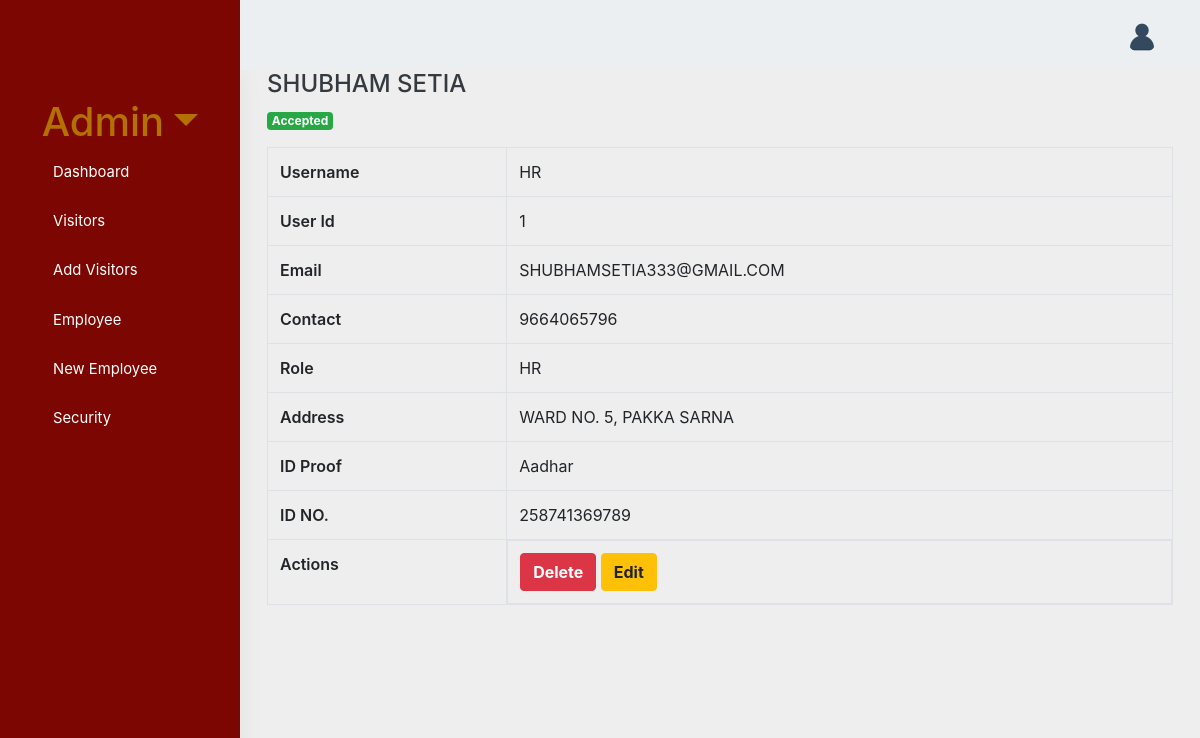
The app's page /ApplicantInfo/1 (signed in) with its own data.
### visit/models.py (models this page shows, shortened)
class Applicant(models.Model):
    username=models.CharField(max_length=150,unique = True)
    email=models.EmailField(max_length=150,unique = True)
    firstname=models.CharField(max_length=150)
    lastname=models.CharField(max_length=150)
    id_name=models.CharField(max_length=150)
    id_num=models.CharField(max_length=150)
    contact=models.PositiveIntegerField(null=True,unique = True)
    address=models.CharField(max_length=150)
    role=models.CharField(max_length=20,choices=(("HR","HR"),("Security","Security")))
    status = models.CharField(max_length=20,default="pending")

### visit/views.py (the view)
# urls.py: path('ApplicantInfo/<int:id>',views.ApplicantInfo,name='ApplicantInfo'),
@login_required(login_url='/login/')
@permission_required('visit.is_hr')
def ApplicantInfo(request,id):
    ap = Applicant.objects.get(id=id)
    return render(request,"visit/ApplicantsInfo.html",{"student":ap})

### visit/templates/visit/ApplicantsInfo.html (shortened to what this page needs)
{% extends 'base1.html' %} {% block content %} {% include 'visit/navbar1.html'%}
 <div class="container">
                        <div class="row">
                            <div class="col-12">
                                <div class="card-box">
                                    <div class="media mb-3">
                                        <div class="media-body">
                                            <h4 class="media-heading mt-0">{{ student.firstname }} {{ student.lastname }}</h4>
                                            {%if student.status.title == "Rejected" %}<span class="badge badge-danger">Rejected</span>
                                            {%elif student.status.title == "Completed" %}<span class="badge bg-dark">Completed</span>
                                            {%elif student.status.title == "Accepted" %}<span class="badge badge-success">Accepted</span>
                                            {%else%}<span class="badge badge-warning">pending</span>{%endif%}
                                        </div>
                                    </div>
                                    <table id="datatable" class="table table-bordered dt-responsive nowrap">
                                        <tr>
                                            <th>Username</th>
                                            <td>{{ student.username }}</td>
                                        </tr>
                                        <tr>
                                            <th>User Id</th>
                                            <td>{{ student.id }}</td>
                                        </tr>
                                        <tr>
                                            <th>Email</th>
                                            <td>{{ student.email }}</td>
                                        </tr>
                                        <tr>
                                            <th>Contact</th>
                                            <td>{{student.contact}}</td>
                                        </tr>
                                        <tr>
                                            <th>Role</th>
                                            <td>{{student.role}}</td>
                                        </tr>
                                        <tr>
                                            <th>Address</th>
                                            <td>{{student.address}}</td>
                                        </tr>
                                        <tr>
                                            <th>ID Proof</th>
                                            <td>{{student.id_name}}</td>
                                        </tr>
                                        <tr>
                                            <th>ID NO.</th>
                                            <td>{{student.id_num}}</td>
                                        </tr>
                                        <tr>
                                            <th>Actions</th>
                                            <td style="display:flex">
              <a
                type="submit"
                name="reject_btn"
                class="btn btn-danger"
                href="{% url 'visit:RejactApplicants' id=student.id %}"
              >
                <b>{% if student.status == "pending"%}Reject{% elif student.status == "Accepted"%}Delete{%endif%} </b>
              </a>
              <a
                type="button"
                class="btn btn-warning"
                href="{% url 'visit:Applicant_edit' id=student.id %}"
              >
                <b>Edit</b>
              </a>
              </td></tr>
                                    </table>
                                </div>
                            </div>
                        </div>
{% endblock%}

### visit/templates/visit/sidebar.html (shortened to what this page needs)
{% load static %}
<div class="left-side-menu">
   <div class="slimscroll-menu">
 <link href="{% static 'css/app.css' %}" id="app-stylesheet" rel="stylesheet" type="text/css" />
       <div class="user-box text-center">
           <div class="dropdown">
               <a href="#" class="user-name dropdown-toggle h5 mt-2 mb-1 d-block" style="font-size:40px;" data-toggle="dropdown"  aria-expanded="false">{{user.username.capitalize}}</a>
           </div>
       </div>
        <div id="sidebar-menu" >
            <ul class="metismenu" id="side-menu">
                {%if request.user.is_superuser%}
        <li><a href="{% url 'visit:dashboard' %}" style=" display:flex !important;"><i class="mdi mdi-view-dashboard"></i> <span>Dashboard </span></a></li>
        <li><a href="{% url 'visit:visitor' %}" style=" display:flex !important;"><i class="fas fa-user-tie"></i><span> Visitors </span></a></li>
        <li><a href="{% url 'visit:newvisitor' %}" style="display:flex !important;"><i class="fas fa-user-plus"></i><span>Add&nbspVisitors</span></a></li>
        <li><a href="{% url 'visit:NewApplicants' %}" style=" display:flex !important;"><i class="fas fa-user-check"></i><span>Employee</span></a></li>
        <li><a href="{% url 'visit:register' %}" style=" display:flex !important;"><i class=" fas fa-user-edit"></i><span>New&nbspEmployee</span></a></li>
         <li><a href="{% url 'visit:security_page' %}" style=" display:flex !important;"><i class=" fas fa-user-shield"></i><span>Security</span></a></li>
         {% elif request.user.is_staff and perms.visit.is_Security %}
         <li style="margin-right: 10px;"><a href="{% url 'visit:security_page' %}" style=" display:flex !important;"><i  class="fas fa-user-shield"></i><span style="color:white;">Security Page</span></a></li>
       {%elif user.is_authenticated%}
        <li><a href="{% url 'visit:dashboard' %}" style="color: white !important; display:flex !important;"><i class="mdi mdi-view-dashboard"></i> <span>Dashboard </span></a></li>
         {% endif %}
            </ul>
        </div>
    </div>
</div>

### static/css/style.css (style rules this page uses)
body { padding: 0; margin: 0; overflow-x: hidden; }
span { display: block; padding: 0 0 5px; }

### visit/templates/visit/ApplicantsInfo.html (style rules this page uses)
body { background: #eee; }

### records on screen
Applicant: firstname "SHUBHAM", lastname "SETIA", username "HR", id "1", email "SHUBHAMSETIA333@GMAIL.COM", contact "9664065796", role "HR", address "WARD NO. 5, PAKKA SARNA", id_name "Aadhar", id_num "258741369789"

### other values on screen
{{ user.username.capitalize }} "Admin"
